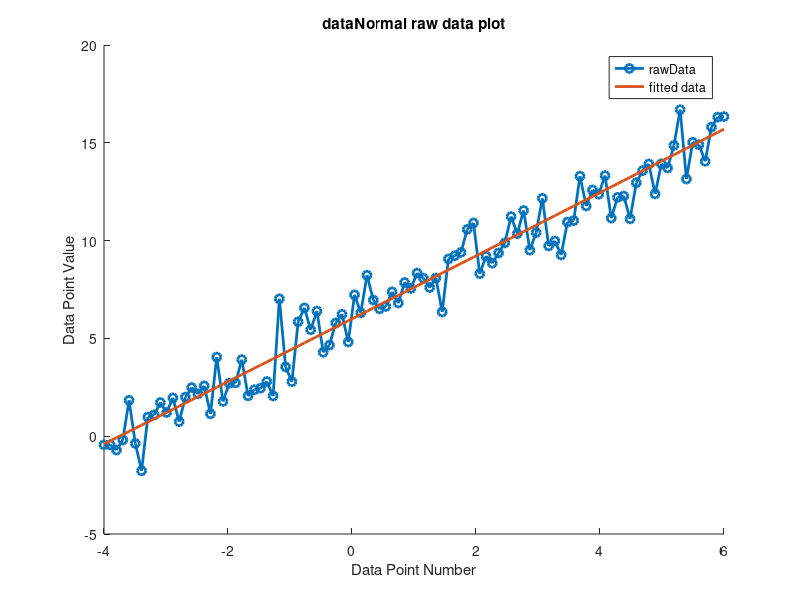

MATLAB code for this plot:
%Specify number of samples to take
samples = 100;

%Set limits for x value
minX = -4;
maxX = 6;

%Sample x and specify other variable
x = linspace(-4,6);
c = 6;
m = 1.6;

%Combine variables to calculate y in a linear equation
y = m*x+c;

%Create noise for data in a Gaussian format (default std = 1 mean = 0)
noise = randn(1,samples);

%compute weight at min error
W = inv(x * x')*x.*y;

%Plot x against y adding on the Gaussian noise and plot the fitted line
%ontop of the noisy line.
figure
hold on
plot(x,y+noise,'-o','linewidth',2);
plot(x,y+W,'-','linewidth',2);
legend('rawData','fitted data');
ylabel('Data Point Value');
xlabel('Data Point Number');
title('dataNormal raw data plot');
